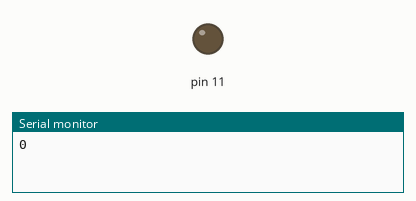
The sketch below on a simulated Arduino Uno, built with avr-gcc and run on an emulated ATmega328P. Shown: output pins drawn as LEDs (lit = HIGH), the last lines printed to the serial monitor.

Above: at 0.05 s.
At 5.85 s:
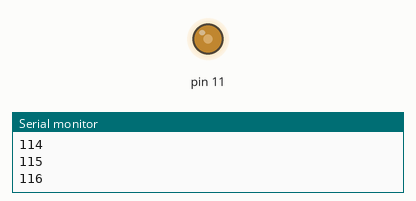
At 11.65 s:
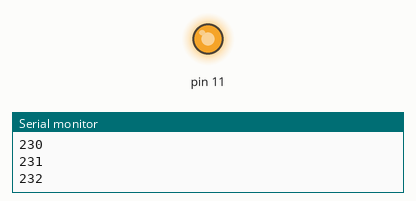
At 23.25 s:
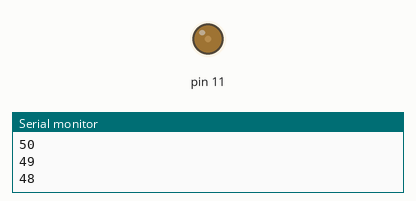
Timing chart, 0 to 33.4 s (numbered marks = the images above):
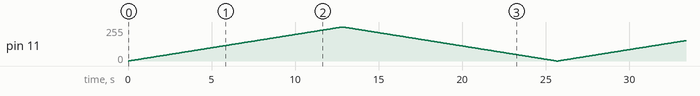

The sketch:

analogWrite.ino
```cpp
void setup() {
  // put your setup code here, to run once:
Serial.begin(9600); //직렬통신 설정
pinMode(11, OUTPUT);
}

void loop() {
  // put your main code here, to run repeatedly:
  for(int value=0; value<=255; value++){
    analogWrite(11, value);
    Serial.println(value);
    delay(50);
  }
  for(int value=255; value>=0; value--){
    analogWrite(11,value);
    Serial.println(value);
    delay(50);
  }

}
```
